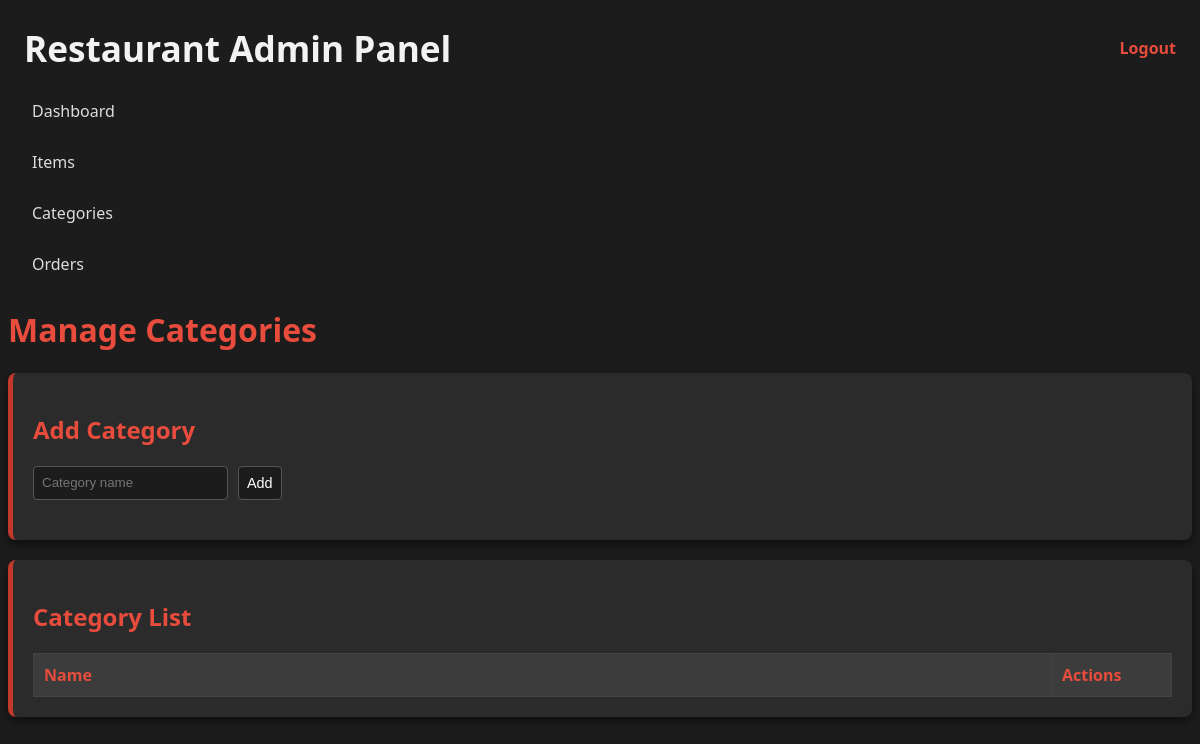
/public/admin/index.php?page=categories (signed in), run on an earlier commit of the app's database.
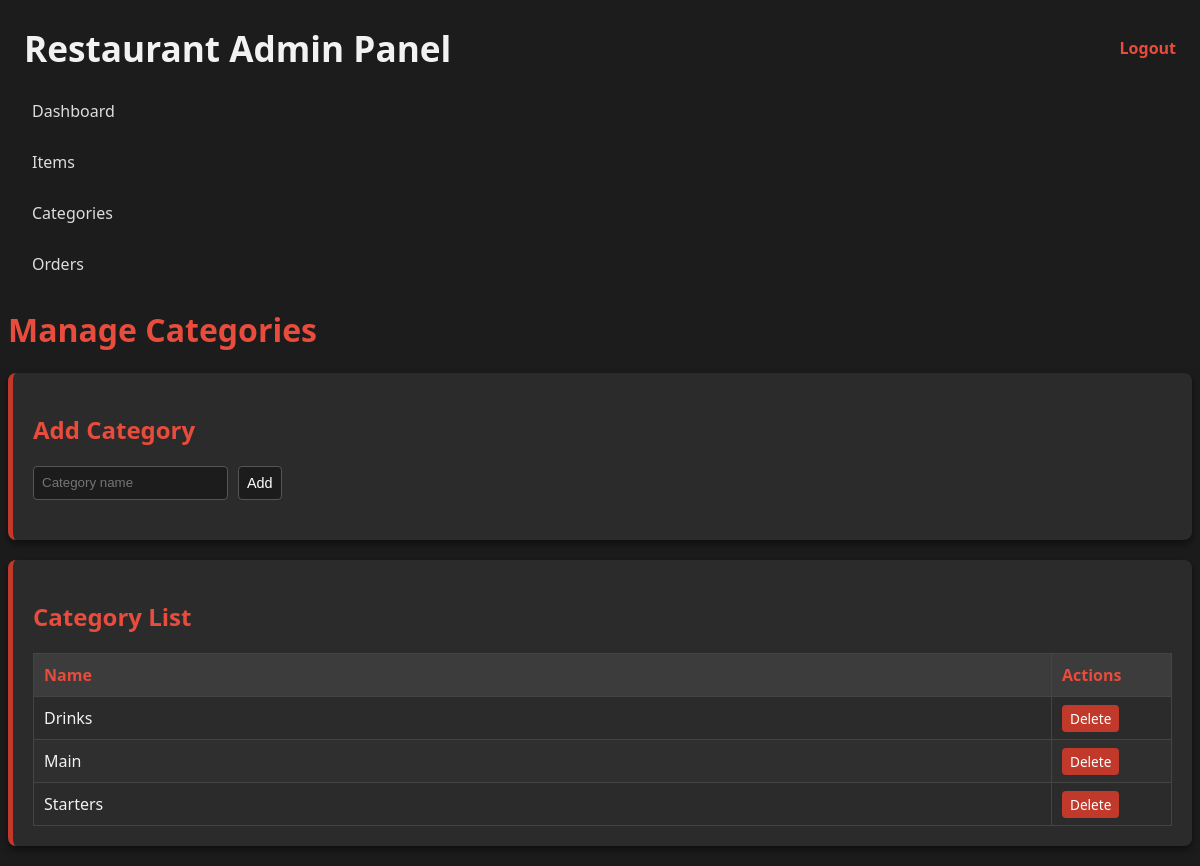
And on a later commit of the database.
### tables this page shows
CREATE TABLE categories (
    id INTEGER PRIMARY KEY AUTOINCREMENT,
    name TEXT NOT NULL
);

### public/admin/index.php (called while the page is built, shortened)
<?php
require __DIR__ . '/includes/header.php';
require __DIR__ . '/includes/sidebar.php';
$page = $_GET['page'] ?? 'dashboard';
require __DIR__ . "/$page.php";

### public/admin/categories.php (the view, shortened to what this page needs)
<?php
require __DIR__ . "/../../src/database.php";
$cats = $pdo->query("SELECT * FROM categories ORDER BY id DESC")->fetchAll(PDO::FETCH_ASSOC);
?>
<div class="main-content">
    <h1 class="page-title">Manage Categories</h1>
    <div class="card">
        <h2>Add Category</h2>
        <form method="POST" class="form-grid">
            <input type="text" name="name" placeholder="Category name" required>
            <button type="submit" name="create" class="btn-primary">Add</button>
        </form>
    </div>
    <div class="card">
        <h2>Category List</h2>
        <table class="table">
            <thead>
                <tr>
                    <th>Name</th>
                    <th style="width:120px;">Actions</th>
                </tr>
            </thead>
            <tbody>
            <?php foreach ($cats as $c): ?>
                <tr>
                    <td><?= htmlspecialchars($c['name']) ?></td>
                    <td>
                        <a href="index.php?page=categories&delete=<?= $c['id'] ?>" onclick="return confirm('Delete category?')" class="btn-danger-small">Delete</a>
                    </td>
                </tr>
            <?php endforeach; ?>
            </tbody>
        </table>
    </div>
</div>

What changed in the data, as far as the page shows it:
added categories: name "Drinks"
added categories: name "Main"
added categories: name "Starters"
